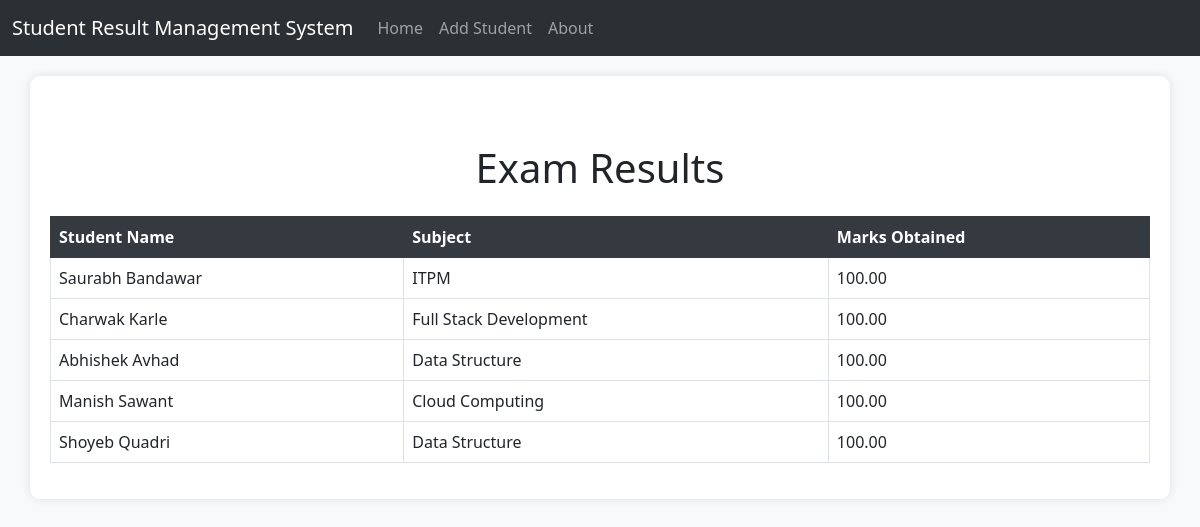
The page / on the database its author committed.
### exam_results/models.py (models this page shows, shortened)
class ExamResult(models.Model):
    student = models.ForeignKey(Student, on_delete=models.CASCADE)
    subject = models.ForeignKey(Subject, on_delete=models.CASCADE)
    marks_obtained = models.DecimalField(max_digits=5, decimal_places=2)

class Student(models.Model):
    name = models.CharField(max_length=100)
    roll_number = models.CharField(max_length=20)

class Subject(models.Model):
    name = models.CharField(max_length=100)

### exam_results/views.py (the view)
# urls.py: 2. Add a URL to urlpatterns:  path('', views.home, name='home')
def home(request):
    exam_results = ExamResult.objects.all()
    return render(request, 'home.html', {'exam_results': exam_results})

### templates/home.html (shortened to what this page needs)
<!DOCTYPE html>
<html lang="en">
<head>
    <link href="https://cdn.jsdelivr.net/npm/bootstrap@5.3.0-alpha1/dist/css/bootstrap.min.css" rel="stylesheet">
</head>
<body>
    {% include 'navbar.html'%}
    <div class="container">
        <h1 class="mt-5 text-center">Exam Results</h1>
        <div class="table-responsive mt-4">
            <table class="table table-bordered table-hover">
                <thead class="table-dark">
                    <tr>
                        <th>Student Name</th>
                        <th>Subject</th>
                        <th>Marks Obtained</th>
                    </tr>
                </thead>
                <tbody>
                    {% for result in exam_results %}
                        <tr>
                            <td>{{ result.student.name }}</td>
                            <td>{{ result.subject.name }}</td>
                            <td>{{ result.marks_obtained }}</td>
                        </tr>
                    {% endfor %}
                </tbody>
            </table>
        </div>
    </div>
</body>
</html>

### templates/navbar.html (shortened to what this page needs)
<nav class="navbar navbar-expand-lg bg-body-tertiary" data-bs-theme="dark" style="background-color: black">
    <div class="container-fluid">
      <a class="navbar-brand" href="#">Student Result Management System</a>
      <div class="collapse navbar-collapse" id="navbarNavAltMarkup">
        <div class="navbar-nav">
          <a class="nav-link" href="/home">Home</a>
          <a class="nav-link" href="/admin">Add Student</a>
          <a class="nav-link" href="/about">About</a>
        </div>
      </div>
</div>
</nav>

### templates/home.html (style rules this page uses)
body { background-color: #f8f9fa; }
.container { background-color: #ffffff; border-radius: 10px; box-shadow: 0px 0px 10px rgba(0, 0, 0, 0.1); padding: 20px; margin-top: 20px; }
.table thead th { background-color: #343a40; color: #ffffff; }

### rows shown on the page
ExamResult: student.name "Saurabh Bandawar", subject.name "ITPM", marks_obtained "100.00"
ExamResult: student.name "Charwak Karle", subject.name "Full Stack Development", marks_obtained "100.00"
ExamResult: student.name "Abhishek Avhad", subject.name "Data Structure", marks_obtained "100.00"
ExamResult: student.name "Manish Sawant", subject.name "Cloud Computing", marks_obtained "100.00"
ExamResult: student.name "Shoyeb Quadri", subject.name "Data Structure", marks_obtained "100.00"
